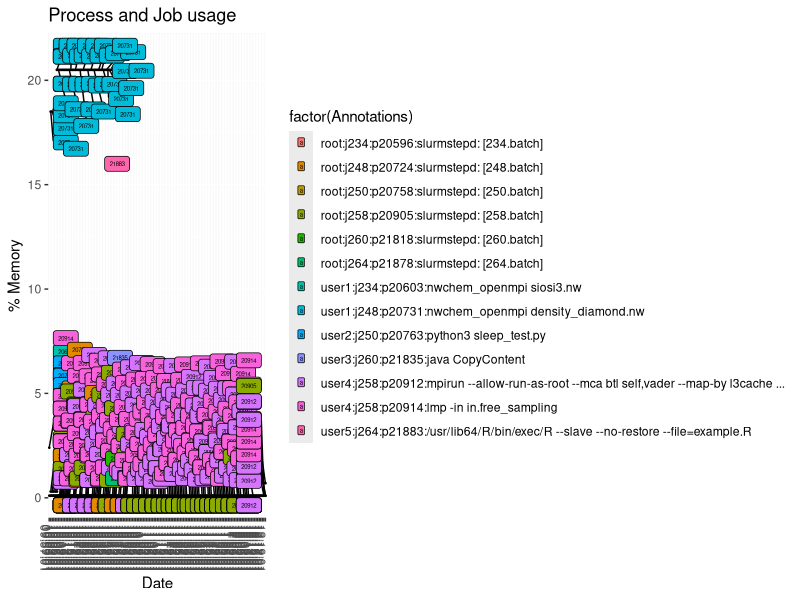

The R source for this figure:
library(ggplot2)
library(ggrepel)
library(gridExtra)
library(grid)


mydata <- read.csv('plot.csv')

#head(mydata)
#class(mydata$Labels)



#d <- data.frame(labels = mydata$Labels, full_texts = mydata$Annotations)



p1 <- ggplot(mydata, aes(x = Time, y = Mem)) +
    geom_point(size=0.3) +
    #geom_text_repel(aes(label = Labels, colour=factor(Annotations)), size = 3, hjust=0.0) +
    geom_label_repel(aes(label = Labels, fill=factor(Annotations)), size=1.5, max.overlaps=Inf) +
    labs(title = "Process and Job usage", x = "Date", y = "% Memory") +
    theme(axis.text.x = element_text(angle = -90))

ggsave("Rplots.pdf", p1, height = 7 , width = 15)

